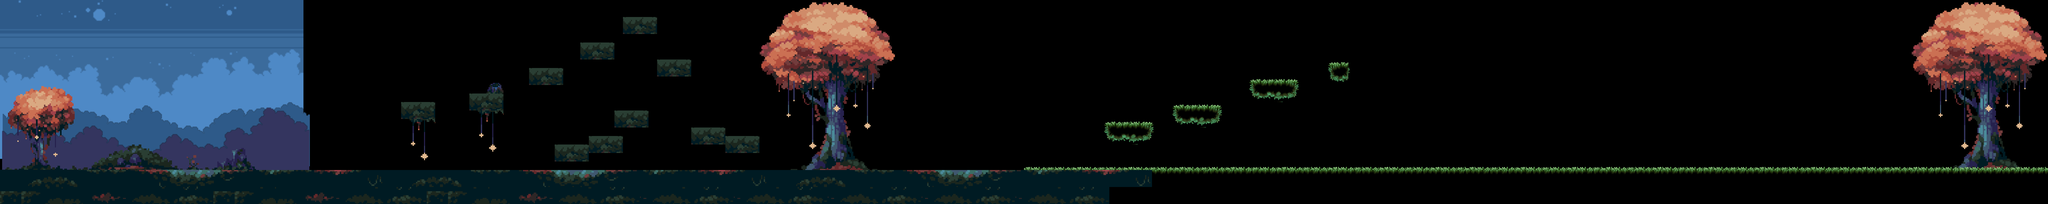

Tiled map render using the project's own tile images. Description and the map definition, with tile-layer contents summarised, below:
An orthogonal 240x24 tile map with 32x32 px tiles, 4 tile layers (Back_Tile_1, Collision_Layer, Front_Layer_2, Front_Layer_1), 2 tilesets, 3 image layers.

<map version="1.9" tiledversion="1.9.2" orientation="orthogonal" renderorder="right-down" width="240" height="24" tilewidth="32" tileheight="32" infinite="0" nextlayerid="14" nextobjectid="1">
 <tileset firstgid="1" name="tileset" tilewidth="32" tileheight="32" tilecount="1215" columns="45">
  <image source="../Background/tileset.png" width="1440" height="864" />
 </tileset>
 <tileset firstgid="1216" name="Mossy - TileSet _ 640" tilewidth="32" tileheight="32" tilecount="400" columns="20">
  <image source="../Background/Mossy - TileSet _ 640.png" width="640" height="657" />
 </tileset>
 <imagelayer id="4" name="Back_0" offsetx="-14" offsety="-122" repeatx="1">
  <image source="../Background/back_0.png" width="1152" height="720" />
 </imagelayer>
 <imagelayer id="6" name="Back_1" offsetx="10" offsety="-94" repeatx="1">
  <image source="../Background/back_1.png" width="1152" height="720" />
  <properties>
   <property name="speed" type="float" value="0.2" />
  </properties>
 </imagelayer>
 <imagelayer id="7" name="Back_2" offsetx="8" offsety="-78" repeatx="1">
  <image source="../Background/back_2.png" width="1152" height="720" />
  <properties>
   <property name="speed" type="float" value="0.6" />
  </properties>
 </imagelayer>
 <layer id="9" name="Back_Tile_1" width="240" height="24">
  <data>[5760 cells, 1106 non-empty, 667 distinct tile ids]</data>
 </layer>
 <layer id="13" name="Collision_Layer" width="240" height="24">
  <properties>
   <property name="collision" type="bool" value="true" />
  </properties>
  <data>[5760 cells, 585 non-empty, 115 distinct tile ids]</data>
 </layer>
 <layer id="12" name="Front_Layer_2" width="240" height="24">
  <properties>
   <property name="front" type="bool" value="true" />
  </properties>
  <data>[5760 cells, 360 non-empty, 360 distinct tile ids]</data>
 </layer>
 <layer id="11" name="Front_Layer_1" width="240" height="24">
  <properties>
   <property name="front" type="bool" value="true" />
  </properties>
  <data>[5760 cells, 191 non-empty, 46 distinct tile ids]</data>
 </layer>
</map>